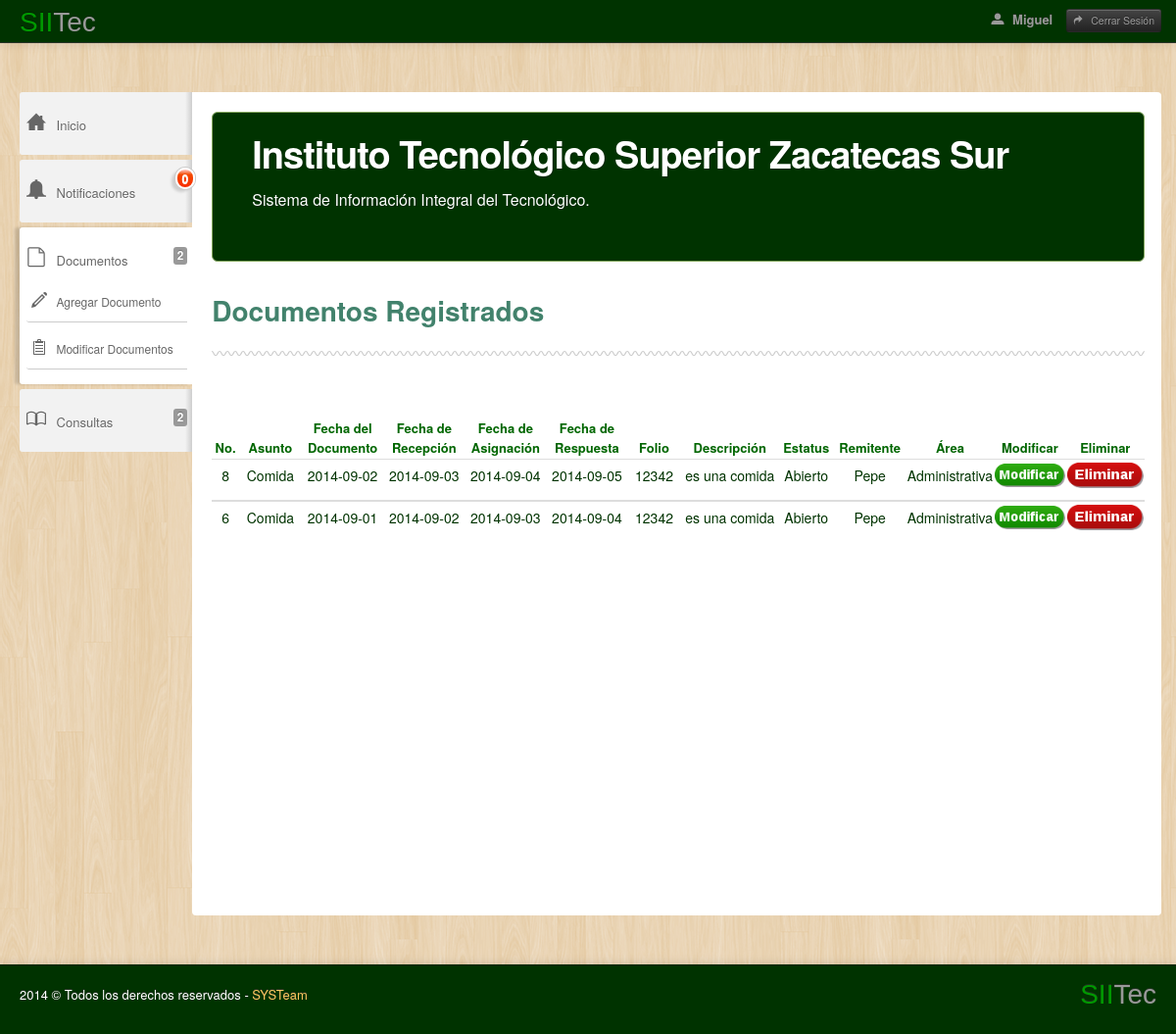
The app's page /Sitio/administrador/MuestraDocumentos.php (signed in) with its own data.
### tables this page shows
CREATE TABLE IF NOT EXISTS `Documento` (
  `idDocumento` int(11) NOT NULL AUTO_INCREMENT,
  `tipoDocumento` varchar(45) NOT NULL,
  `fechaDelDocumento` date NOT NULL,
  `fechaDeRecepcion` date NOT NULL,
  `fechaDeAsignacion` date NOT NULL,
  `fechaLimite` date NOT NULL,
  `folioDocumento` varchar(45) NOT NULL,
  `formatoDelDocumento` varchar(45) NOT NULL,
  `descripcion` text NOT NULL,
  `estatus` varchar(30) NOT NULL,
  `area` varchar(45) NOT NULL,
  `nombreDepend` varchar(45) NOT NULL,
  `nombreRemit` varchar(45) NOT NULL,
  `idRemit` int(11) NOT NULL,
  `idUsuario` int(11) NOT NULL,
  `sesionUsuario` varchar(45) DEFAULT NULL,
  `comentario` varchar(250) DEFAULT NULL,
  PRIMARY KEY (`idDocumento`),
  KEY `idRemit_idx` (`idRemit`),
  KEY `idUsuario_idx` (`idUsuario`)
);

### Sitio/administrador/MuestraDocumentos.php (the view, shortened to what this page needs)
<?php
if($_SESSION["nombresesion"])
{
	?>
    <?php
$auxi=0;
?>
<!DOCTYPE html>
<html lang="en">
<head>
<link href="css/molle.css" rel="stylesheet" type="text/css" />
<link href="css/bootstrap.css" rel="stylesheet" />
<link rel="stylesheet" href="css/icon-style.css" />
<link href="css/bootstrap-responsive.css" rel="stylesheet" />
<link href="css/radmin.css" rel="stylesheet" id="main-stylesheet" />
<link href="css/radmin-responsive.css" rel="stylesheet" />
<link rel="stylesheet" type="text/css" href="css/radmin-plugins.css" />
</head>
<body id="body-sample-pages">
<div class="navbar navbar-inverse navbar-static-top">
  <div class="navbar-inner black-gradient">
    <div class="container-fluid"> <a class="brand" href="Principal.php"> <span class="rad">SII</span>Tec </a>
      <div class="nav-collapse collapse">
        <p class="navbar-text pull-right"> <a id="user-popover" href="Principal.php" class="navbar-link user-info"> <i class="radmin-icon radmin-user"></i> <?php
	  echo($_SESSION['nombresesion']);
	 ?> </a> <a href="salir.php" class="btn btn-mini btn-inverse navbar-link logout"> <i class="radmin-icon radmin-redo"></i> Cerrar Sesión </a> </p>
        <form class="navbar-search pull-right" />
      </div>
    </div>
  </div>
</div>
<div class="row-fluid">
  <div class="span12">&nbsp;</div>
</div>
<div class="container-fluid main-container">
  <div class="row-fluid">
    <div class="span12">
      <div class="sidebar-nav">
					<ul class="nav nav-stacked left-menu">
						<li id="navigation-index">
						  <a href="Principal.php">
								<span class="box">
									<i class="radmin-icon radmin-home"></i>
								</span>
								<span class="hidden-tablet hidden-phone">Inicio</span>
						  </a>
						</li>
                        <li id="navigation-index">
							<a href="Notificaciones.php">
								<span class="box">
									<i class="radmin-icon radmin-bell"></i>
								</span>
								<span class="hidden-tablet hidden-phone">Notificaciones</span>
                                    <div class="notifications-wrapper" >
	          <div class="notifications"> <strong><?php echo $auxi; ?></strong> </div>
            </div>
							</a>
						</li>
					  <li class="accordion" id="navigation-sample-pages">
						<a class="accordion-toggle" data-toggle="collapse" data-parent="#navigation-sample-pages" href="#collapse1">
								<span class="box">
								<i class="radmin-icon radmin-file"></i>
								</span>
								<span class="hidden-tablet hidden-phone">Documentos</span>
								<span class="label pull-right hidden-tablet hidden-phone">2</span>
						</a>
							<div id="collapse1" class="accordion-body collapse">
								<ul class="nav nav-stacked submenu">
									<li>
									  <a href="AgregarDocumento.php">
											<span class="box">
												<i class="radmin-pencil"></i>
											</span>
											<span class="hidden-tablet hidden-phone">Agregar Documento</span>
										</a>
									</li>
									<li>
									  <a href="MuestraDocumentos.php">
											<span class="box">
												<i class="radmin-icon radmin-clipboard-2"></i>
											</span><span class="hidden-tablet hidden-phone">Modificar Documentos</span></a>
									</li>
								</ul>
						</div>
						</li>
						<li class="accordion" id="navigation-components">
							<a class="accordion-toggle" data-toggle="collapse" data-parent="navigation-components" href="#collapse2">
								<span class="box">
									<i class="radmin-icon radmin-book"></i>
								</span>
								<span class="hidden-tablet hidden-phone">Consultas</span>
								<span class="label pull-right hidden-tablet hidden-phone">2</span>
							</a>
						</li>
					</ul>
				</div>
      <div class="container-fluid content-wrapper">
        <div class="row-fluid">
          <div class="span12">
            <div class="hero-unit non-index">
             <h1 align="center">&nbsp;</h1>
             <h1 align="left">Instituto Tecnológico Superior Zacatecas Sur </span></h1>
             <p align="left">Sistema de Información Integral del Tecnológico.</p>
             </div>
          </div>
        </div>
        <div class="row-fluid">
						<div class="span12">
						<h2 class="welcome">
				<span class="text-info">Documentos Registrados</span></h2>            <div class="squiggly-border"></div></h2>
				  </div>
		  </div>
        <div class="row-fluid">
          <div class="span12"></div>
        </div>
        <class class="row-fluid">
        <div class="span12">
          <form action="registraUsuario.php" method="post" autocomplete="on" />
  </head>
  <body>
  <body background="pic/fondo.png">
            <table class="table table-index">
            <thead>
              <tr>
                <th width="3%"><div align="center">No.</div></th>
                <th width="7%"><div align="center">Asunto</div></th>
                <th width="9%"><div align="center">Fecha del Documento</div></th>
                <th width="9%"><div align="center">Fecha de Recepción</div></th>
                <th width="9%"><div align="center">Fecha de Asignación</div></th>
                <th width="9%"><div align="center">Fecha de Respuesta</div></th>
                <th width="6%"><div align="center">Folio</div></th>
                <th width="11%"><div align="center">Descripción</div></th>
                <th width="6%"><div align="center">Estatus</div></th>
                <th width="8%"><div align="center">Remitente</div></th>
                <th width="6%"><div align="center">Área</div></th>
                <th width="8%"><div align="center">Modificar</div></th>
                <th width="9%"><div align="center">Eliminar</div></th>
              </tr>
<?php
require_once("conexion.php");
$consulta = "select idDocumento, tipoDocumento, fechaDelDocumento, fechaDeRecepcion, fechaDeAsignacion, fechaLimite, folioDocumento, formatoDelDocumento, descripcion, estatus , idRemit,nombreRemit,nombreDepend,area, idUsuario from Documento";
$res=mysql_query($consulta, $con);
$i=0;
$arreglo = array();
	while($row = @mysql_fetch_array($res))
	{
		$i=$i+1;
?>
            </thead>
            <tbody>
              <tr>
                <td class="numbers"><p align="center">
    				<label><?php echo $row['idDocumento'];
	  		     	 $arreglo[$i-1]=$row['idDocumento'];
				 	 $Id=$arreglo[$i-1];
			 		?> </label>
                </p></td>
                <td class="text"><p align="center">
                	<label><?php echo $row['tipoDocumento']; ?> </label>
                </p></td>
                <td class="text"><p align="center">
	                 <label><?php echo $row['fechaDelDocumento']; ?> </label>
                </p></td>
                <td class="text"><p align="center">
    	             <label><?php echo $row['fechaDeRecepcion']; ?> </label>
                </p></td>
                <td class="text"><p align="center">
        	        <label><?php echo $row['fechaDeAsignacion'];?> </label>
                </p></td>
                <td class="text"><p align="center">
                	<label><?php echo $row['fechaLimite'];?></label>
                </p></td>
                <td class="text"><p align="center">
                	<label><?php echo $row['folioDocumento'];?></label>
                </p></td>
                <td class="text"><p align="center">
               		<label><?php echo  $row['descripcion'];?></label>
                </p></td>
                <td class="text"><p align="center">
                	<label> <?php echo $row['estatus']; ?> </label>
                </p></td>
                <td class="text"><p align="center">
                	<label><?php echo $row['nombreRemit'];?></label>
                </p></td>
                <td class="text"><p align="center">
                	<label><?php echo $row['area'];?></label>
                </p></td>
                 <td align="center"><p>
					 <a href="modificarDocumentos.php?id=<?php echo $Id ?> "> <img src="pic/modificar.png" width="93" height="32"> </a>
				 </p></td>
			    <td align="center" ><p>
				     <a href="MensajeEliminaDoc.php?id=<?php echo $Id ?> "> <img src="pic/eliminar.png" width="95" height="32"> </a>
				 </p></td>
              </tr>
              <tr>
<?php
}?>
            </tbody>
          </table>
        </div>
      </div>
    </div>
  </div>
</div>
<footer class="black-gradient"> <a class="brand pull-right" href="Principal.php"> <span class="rad">SII</span><span style="font-family: Verdana, Geneva, sans-serif">Tec</span></a>
  <div class="square-turtle pull-left">
    <p> 2014 &copy; Todos los derechos reservados - <a href="http://www.itszas.edu.mx/" target="_blank">SYSTeam</a> </p>
  </div>
</footer>
</body>
</html>
<?php
}
else
{
echo("<script type='text/javascript'>
	  alert('No existe ninguna sesion abierta, favor de AUTENTIFICARSE');
	  window.location='../index.html';</script>");
}
?>

### Sitio/administrador/css/molle.css (style rules this page uses)
#body-sample-pages .black-gradient .brand.pull-right .rad { font-family: Verdana, Geneva, sans-serif; }
#body-sample-pages .black-gradient .brand.pull-right .rad { font-family: Verdana, Geneva, sans-serif; color: #090; }
#body-sample-pages .black-gradient .brand.pull-right { font-family: Verdana, Geneva, sans-serif; }

### Sitio/administrador/css/radmin-responsive.css (style rules this page uses)
@media (min-width: 980px) and (max-width: 1200px) { div.container-fluid.content-wrapper { padding-right: 17px; } }
@media (min-width: 980px) and (max-width: 1200px) { ul.left-menu li { font-size: 13px; padding: 10px 5px 10px 7px; } }
@media (min-width: 980px) and (max-width: 1200px) { ul.left-menu li span.box { padding-right: 5px; } }
@media (min-width: 980px) and (max-width: 1200px) { ul.left-menu li ul.submenu li { padding: 0 0 0 5px; } }
@media (min-width: 980px) and (max-width: 1200px) { ul.left-menu li ul.submenu li span.box { padding-right: 5px; } }

### Sitio/administrador/MuestraDocumentos.php (style rules this page uses)
#body-sample-pages .navbar.navbar-inverse.navbar-static-top .navbar-inner.black-gradient .container-fluid .brand .rad { font-family: Verdana, Geneva, sans-serif; color: #090; }
#body-sample-pages .navbar.navbar-inverse.navbar-static-top .navbar-inner.black-gradient .container-fluid .brand { font-family: Verdana, Geneva, sans-serif; }

### records on screen
documento: idDocumento "8", tipoDocumento "Comida", fechaDelDocumento "2014-09-02", fechaDeRecepcion "2014-09-03", fechaDeAsignacion "2014-09-04", fechaLimite "2014-09-05", folioDocumento "12342", descripcion "es una comida", estatus "Abierto", nombreRemit "Pepe", area "Administrativa"
documento: idDocumento "6", tipoDocumento "Comida", fechaDelDocumento "2014-09-01", fechaDeRecepcion "2014-09-02", fechaDeAsignacion "2014-09-03", fechaLimite "2014-09-04", folioDocumento "12342", descripcion "es una comida", estatus "Abierto", nombreRemit "Pepe", area "Administrativa"

### other values on screen
$_SESSION['nombresesion'] "Miguel"
$auxi "0"
